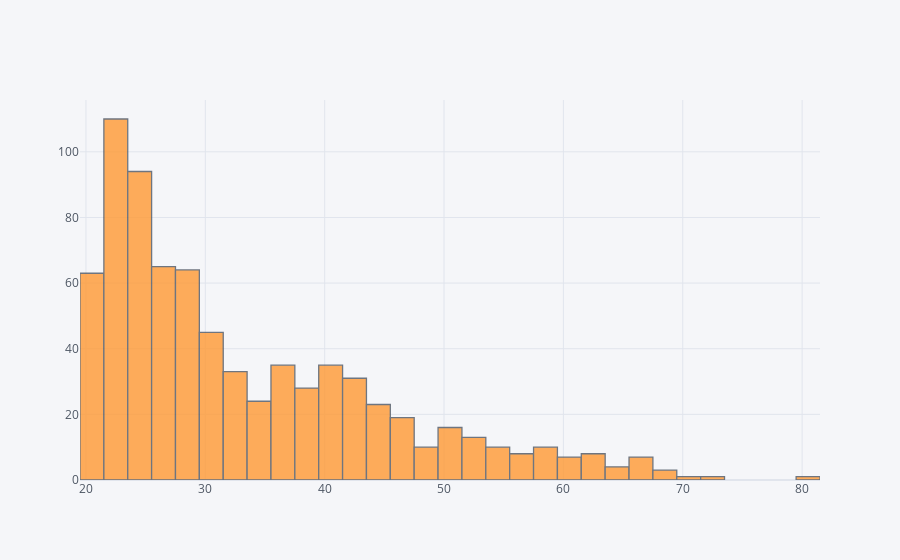

The notebook cell saved with this chart:
### Code cell
#plotting the age in histogram form
df["Age"].iplot(kind="histogram")

### Figure 1 — Plotly figure (JSON) as saved in the notebook; plotly's stock layout.template omitted (floating-point values rounded to 4 significant figures; data arrays with more than 128 entries replaced by an {"elided": "..."} marker saying what was removed)
{"data": [{"histfunc": "count", "histnorm": "", "marker": {"color": "rgba(255, 153, 51, 1.0)", "line": {"color": "#4D5663", "width": 1.3}}, "name": "Age", "opacity": 0.8, "orientation": "v", "type": "histogram", "x": {"elided": "768 int values"}}], "layout": {"barmode": "overlay", "legend": {"bgcolor": "#F5F6F9", "font": {"color": "#4D5663"}}, "paper_bgcolor": "#F5F6F9", "plot_bgcolor": "#F5F6F9", "title": {"font": {"color": "#4D5663"}}, "xaxis": {"gridcolor": "#E1E5ED", "showgrid": true, "tickfont": {"color": "#4D5663"}, "title": {"font": {"color": "#4D5663"}, "text": ""}, "zerolinecolor": "#E1E5ED"}, "yaxis": {"gridcolor": "#E1E5ED", "showgrid": true, "tickfont": {"color": "#4D5663"}, "title": {"font": {"color": "#4D5663"}, "text": ""}, "zerolinecolor": "#E1E5ED"}}}
